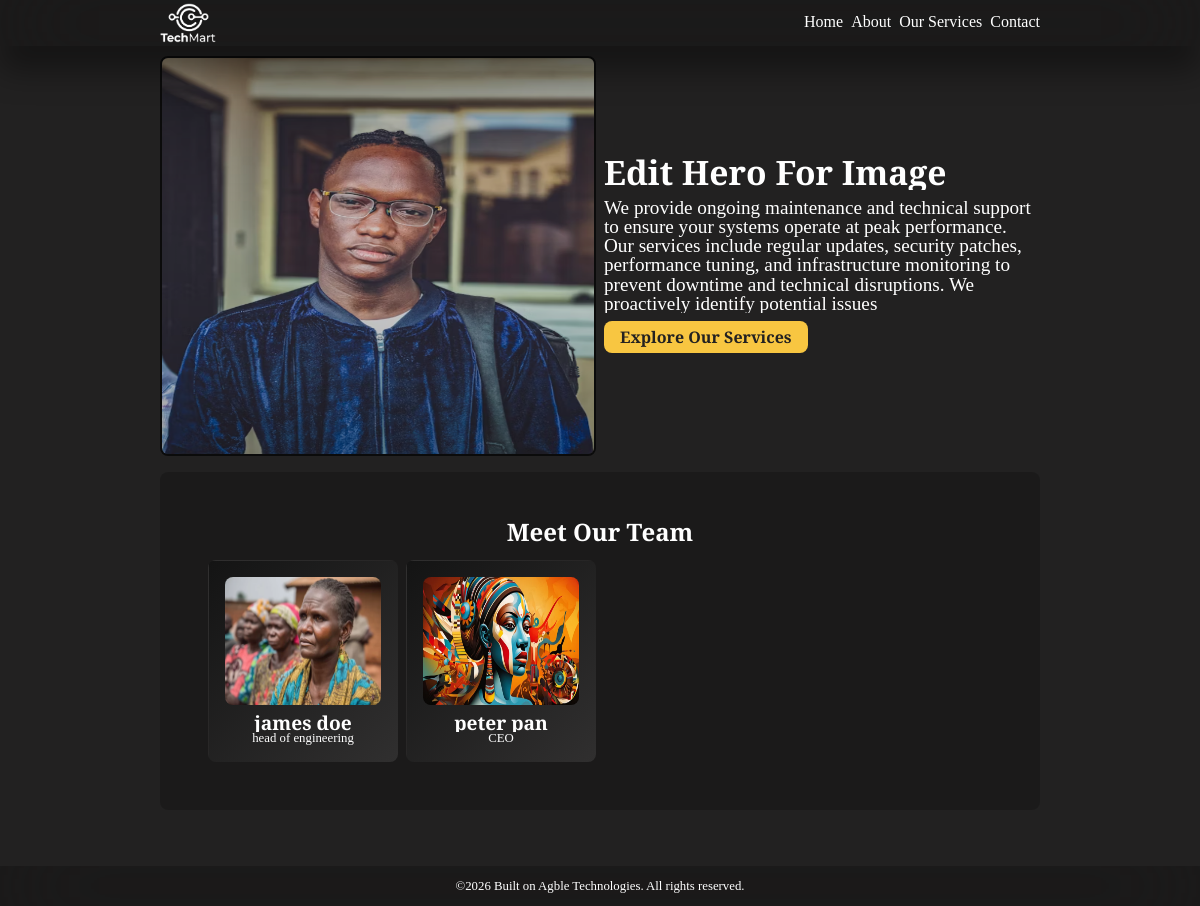
Before: / with the older database file.
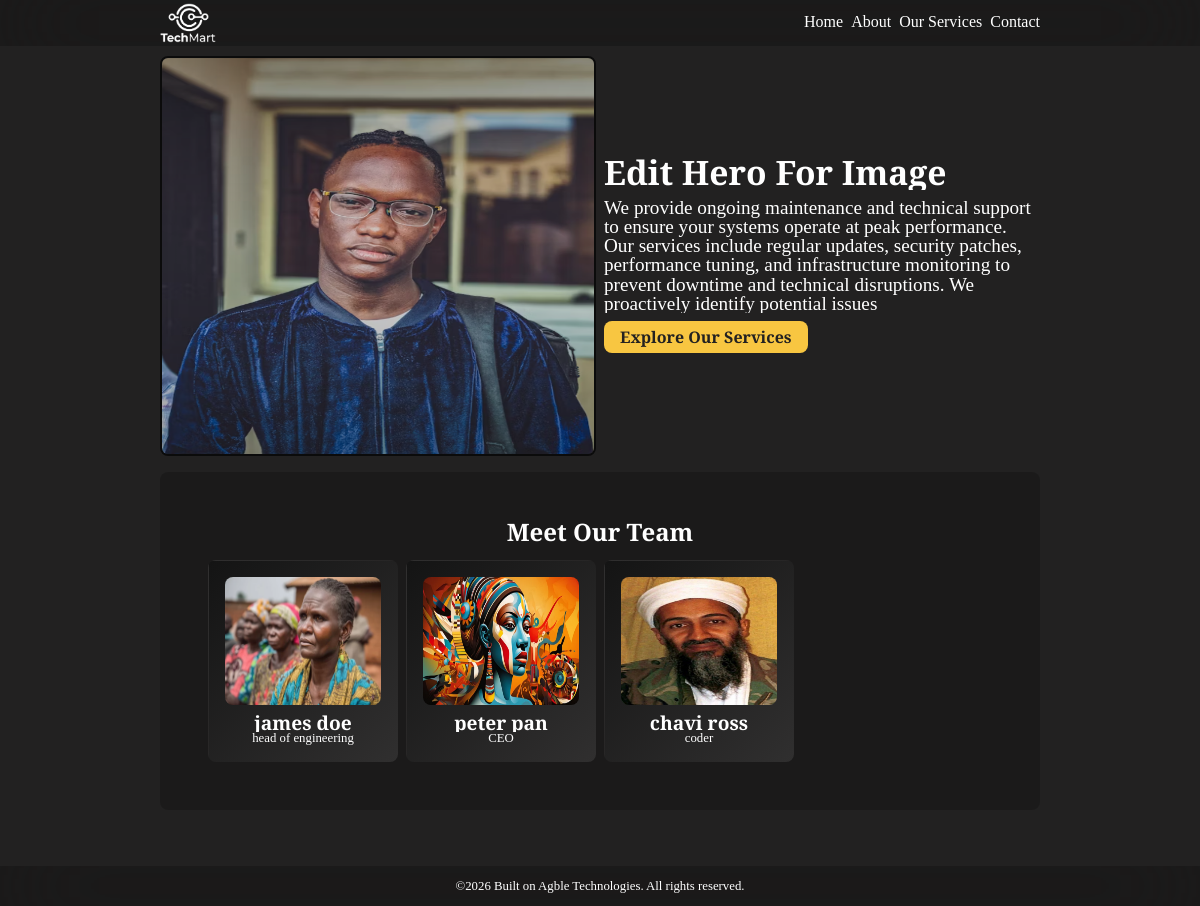
After: the same page with the newer database file.
### main/models.py (models this page shows, shortened)
class Hero_Section(models.Model):
    hero_text_title = models.CharField(max_length=60)
    hero_text_body = models.TextField(max_length=300)
    hero_image = models.ImageField(upload_to='images/')

class Team_Member(models.Model):
    name = models.CharField(max_length=60)
    position = models.CharField(max_length=60)
    image = models.ImageField(upload_to='images/')
    instagram_url = models.URLField(blank=True, null=True)
    twitter_url = models.URLField(blank=True, null=True)
    linkedin_url = models.URLField(blank=True, null=True)

### main/views.py (the view)
# urls.py: path('', views.index, name='index'),
def index(request):
    return render(request, 'main/index.html', {
        'hero_section': Hero_Section.objects.all(),
        'team_members': Team_Member.objects.all()
    })

### main/templates/main/index.html (shortened to what this page needs)
{% extends "main/layout.html" %}
{% load static %}
{% block content %}
<div class="hero_section">
    {% for hero in hero_section %}
    <div class="hero_image">
        <img src="{{ hero.hero_image.url }}" alt="Tech Mart Liberia Hero Image">
    </div>
    <div class="hero_text">
        <div class="hero_text_title">
            <h1>
                {{ hero.hero_text_title|title }}
            </h1>
        </div>
        <div class="hero_text_body">
            <p>
                {{ hero.hero_text_body|truncatechars:701 }}
            </p>
        </div>
        <div class="hero_link">
            <a href="{% url 'main:services' %}">Explore Our Services</a>
        </div>
    </div>
    {% endfor %}
</div>
<div class="team">
    <center>
        <div class="team_title">
            <h2 class="gradient_text">Meet Our Team</h2>
        </div>
    </center>
    <div class="container team_container">
        {% for member in team_members %}
        <article class="team_member">
            <div class="team_member-image">
                <img src="{{ member.image.url }}" alt="{{ member.name }}'s Profile Picture">
            </div>
            <div class="team_member-info">
                <h3>{{ member.name }}</h3>
                <p>{{ member.position }}</p>
            </div>
        </article>
        {% endfor %}
    </div>
</div>
{% endblock %}

### main/templates/main/layout.html (shortened to what this page needs)
<!DOCTYPE html>
<html lang="en">
{% load static %}
<head>
    <link rel="stylesheet" href="{% static 'main/css/styles.css' %}">
</head>
<body>
    <nav>
        <div class="nav_logo">
            <a href="{% url 'main:index' %}">
                <img src="{% static 'main/images/logo.png' %}" alt="Tech Mart Liberia Logo">
            </a>
        </div>
        <div class="menu_items">
            <ul>
                <li><a href="{% url 'main:index' %}">Home</a></li>
                <li><a href="{% url 'main:about' %}">About</a></li>
                <li><a href="{% url 'main:services' %}">Our Services</a></li>
                <li><a href="{% url 'main:contact' %}">Contact</a></li>
            </ul>
        </div>
    </nav>
    <main>
        {% block content %}
        {% endblock %}
    </main>
    <footer>
        <center>
            <a href="">
                <p>&copy;2026 Built on Agble Technologies. All rights reserved.</p>
            </a>
        </center>
    </footer>
</body>
</html>

### main/static/main/css/styles.css (style rules this page uses)
:root { --default_bg: #222121; --deep_bg: #0b0b0b; --color_gold: #f8c641; --text_color: #ffffff; --color_danger: #f03333; --nav_bg: rgba(0, 0, 0, 0.2); --transition: all 300ms ease; --box_shadow: 0 1.5rem 2rem rgba(0, 0, 0, 0.4); --opacity: 0.9; --border_radius: 0.5rem; }
h1 { font-size: 2.1rem; font-weight: 650; }
h2 { font-size: 1.5rem; font-weight: 600; }
h3 { font-size: 1.2rem; font-weight: 600; }
p { font-size: 1.2rem; }
body { background-color: var(--default_bg); }
nav { background-color: var(--nav_bg); display: flex; justify-content: space-between; position: fixed; top: 0; left: 0; width: 100%; z-index: 200; height: 2.9rem; margin: 0; padding: 0 10rem; backdrop-filter: blur(50px); -webkit-backdrop-filter: blur(20px); transition: var(--transition); }
.nav_logo { width: 3.5rem; height: 2.5rem; overflow: hidden; }
.nav_logo img { width: 100%; height: 100%; }
.menu_items ul { display: flex; gap: 0.5rem; }
.menu_items ul li a { position: relative; display: inline-block; text-decoration: none; color: inherit; }
.menu_items ul li a::after { content: ""; position: absolute; left: 0; bottom: 0; width: 100%; height: 0.5px; background-color: var(--color_gold); transform: scaleX(0); transform-origin: left; transition: transform 0.3s ease; }
main { margin-top: 3.5rem; padding: 0 10rem; margin-bottom: 5rem; }
.hero_section { display: grid; grid-template-columns: 1fr 1fr; gap: 0.5rem; }
.hero_image { width: 100%; height: 25rem; object-fit: cover; overflow: hidden; border: 2px solid var(--deep_bg); border-radius: var(--border_radius); }
.hero_image img { width: 100%; height: 100%; }
.hero_text { display: grid; gap: 0.5rem; }
.hero_link a { display: inline-block; padding: 0.5rem 1rem; background-color: var(--color_gold); color: var(--default_bg); border-radius: var(--border_radius); font-weight: 900; transition: var(--transition); }
.team { background: var(--nav_bg); margin: 1rem auto; border-radius: var(--border_radius); padding: 3rem 3rem; }
.team_container { display: grid; grid-template-columns: repeat(4, 1fr); gap: 0.5rem; }
.team_title h2 { margin-bottom: 1rem; }
.team_member { padding: 1rem; border: 1px solid transparent; border-radius: var(--border_radius); transition: var(--transition); position: relative; overflow: hidden; background: linear-gradient(135deg, #141414, #302f2f, #1e1c1c); background-size: 200% 200%; animation: smoothShift 20s ease-in-out infinite; overflow: hidden; }
.team_member-image { width: 100%; height: 8rem; overflow: hidden; object-fit: cover; }
.team_member-image img { filter: saturate(1); height: 100%; width: 100%; border-radius: var(--border_radius); transition: var(--transition); }
.team_member-info * { text-align: center; margin-top: 0.5rem; }
.team_member-info p { font-size: 0.8rem; margin-top: 0; }
footer { background-color: var(--nav_bg); padding: 0 5rem; position: fixed; bottom: 0; left: 0; width: 100%; z-index: 200; height: 2.5rem; backdrop-filter: blur(50px); -webkit-backdrop-filter: blur(20px); transition: var(--transition); }
center p { font-size: 0.8rem; padding-top: 0.9rem; }

Changed rows visible on the page:
added Team_Member: image (picture), name "chavi ross", position "coder"
